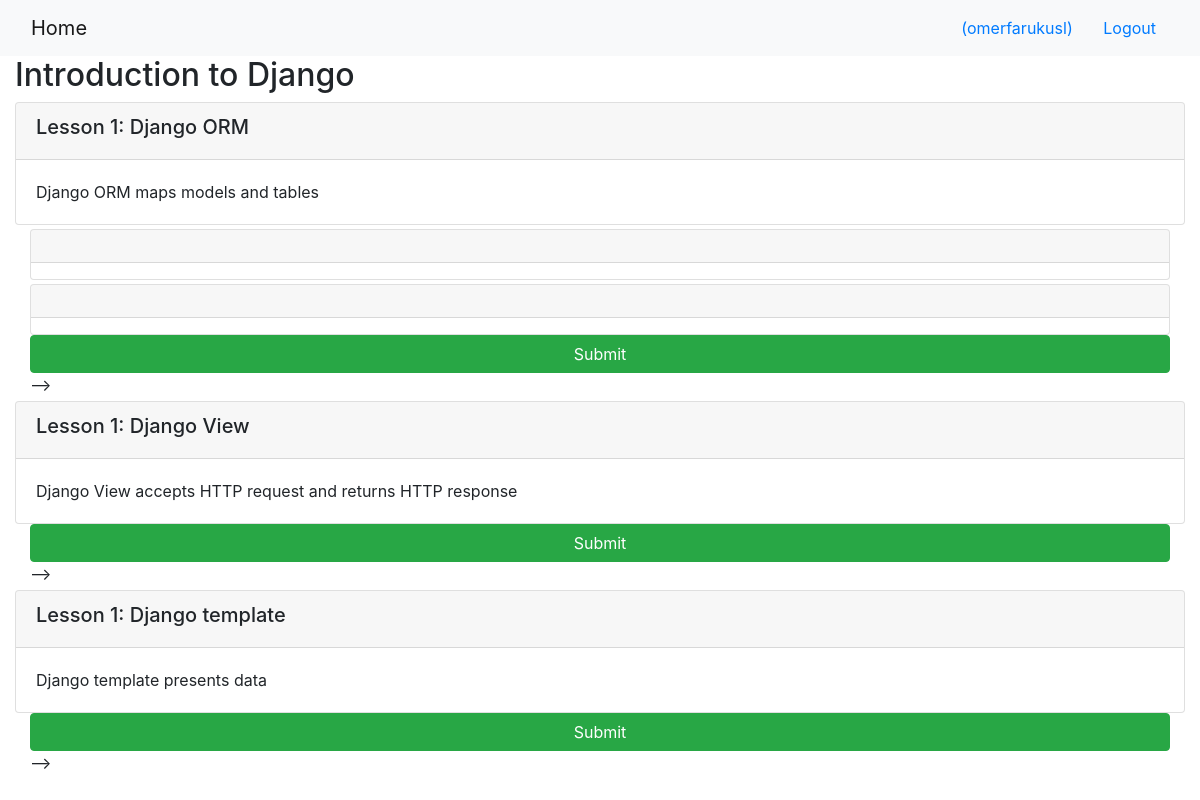
The app's page /onlinecourse/1/ (signed in) with its own data.
### onlinecourse/models.py (models this page shows, shortened)
class Course(models.Model):
    name = models.CharField(null=False, max_length=30, default='online course')
    image = models.ImageField(upload_to='course_images/')
    description = models.CharField(max_length=1000)
    pub_date = models.DateField(null=True)
    instructors = models.ManyToManyField(Instructor)
    users = models.ManyToManyField(settings.AUTH_USER_MODEL, through='Enrollment')
    total_enrollment = models.IntegerField(default=0)
    is_enrolled = False

class Lesson(models.Model):
    title = models.CharField(max_length=200, default="title")
    order = models.IntegerField(default=0)
    course = models.ForeignKey(Course, on_delete=models.CASCADE)
    content = models.TextField()

class Question(models.Model):
    lesson = models.ForeignKey(Lesson, on_delete=models.CASCADE)
    grade = models.IntegerField()
    content = models.TextField()

### onlinecourse/views.py (the view)
# urls.py: path('<int:pk>/', views.CourseDetailView.as_view(), name='course_details'),
class CourseDetailView(generic.DetailView):
    model = Course
    template_name = 'onlinecourse/course_detail_bootstrap.html'

### onlinecourse/templates/onlinecourse/course_detail_bootstrap.html (shortened to what this page needs)
<!DOCTYPE html>
<html lang="en">
<head>
     {% load static %}
    <link rel="stylesheet" href="https://maxcdn.bootstrapcdn.com/bootstrap/4.5.2/css/bootstrap.min.css">
</head>
<body>
    <nav class="navbar navbar-light bg-light">
        <div class="container-fluid">
            <div class="navbar-header">
                  <a class="navbar-brand" href="{% url 'onlinecourse:index' %}">Home</a>
            </div>
            <ul class="nav navbar-nav navbar-right">
                {% if user.is_authenticated %}
                <li>
                    <a class="btn btn-link" href="#">{{ user.first_name }}({{ user.username }})</a>
                    <a class="btn btn-link" href="{% url 'onlinecourse:logout' %}">Logout</a>
                </li>
                {% endif %}
            </ul>
        </div>
    </nav>
    <div class="container-fluid">
            <h2>{{ course.name }}</h2>
            <div class="card-columns-vertical">
                {% for lesson in course.lesson_set.all %}
                    <div class="card mt-1">
                        <div class="card-header"><h5>Lesson {{lesson.order|add:1}}: {{lesson.title}}</h5></div>
                        <div class="card-body">{{lesson.content}}</div>
                    </div>
                    <div class="container-fluid">
                        {% if user.is_authenticated %}
                        <form id="questionform" action="{% url 'onlinecourse:submit' course.id %}"  method="post">
                            {% for question in lesson.question_set.all %}
                            <div class="card mt-1" id="{{lesson.id}}">
                                <div class="card-header"><h5>{{ question.question_text}}</h5></div>
                            </div>
                            {% endfor %}
                    <input class="btn btn-success btn-block" type="submit" value="Submit">
            </form> -->
                        {% else %}
                            <h1>You have to signed in to Access this exam</h1>
                        {% endif %}
                    </div>
                {% endfor %}
            </div>
    </div>
</body>
</html>

### records on screen
Course: name "Introduction to Django"
Lesson: order|add "1", title "Django ORM", content "Django ORM maps models and tables"
Lesson: order|add "1", title "Django View", content "Django View accepts HTTP request and returns HTTP response"
Lesson: order|add "1", title "Django template", content "Django template presents data"

### other values on screen
{{ user.username }} "omerfarukusl"
